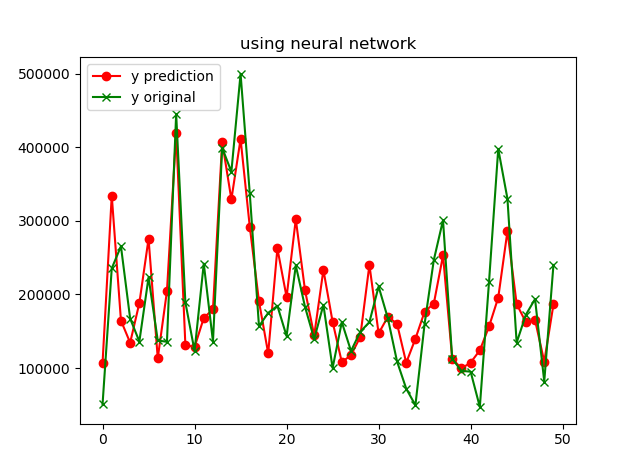

Recreate this plot in Python.
"""
In this file we are using single feature i.e., median income to train the model
First we are using simple regsession to get the three weights and then use those weights to optimize
"""
"""
The results we are getting are 

the r2 score on the test set is 0.663
the r2 score on the train set is 0.492

and the graph is saved as 
"""

import pandas as pd
import matplotlib.pyplot as plt
import numpy as np

df = pd.read_csv("F://PycharmProjects//Zero_to_deep_learning//cal_housing.csv")
df.info()
print(df.head(10))

df = df.loc[:10000, :]

print(df.shape)
X = df[['medianincome']].values

y_true = df[['medianHouseValue']].values

from sklearn.preprocessing import StandardScaler, MinMaxScaler

#ss = StandardScaler()
ss = MinMaxScaler()

X = ss.fit_transform(X)
y_true = ss.fit_transform(y_true)

from sklearn.model_selection import train_test_split
X_train, X_test, y_train, y_test = train_test_split(X, y_true,  test_size= 0.3, shuffle = True)

temp_X = np.array(X_train[:, 0])
temp_y_true = np.array(y_train[:, 0])
polynomial_2 = np.poly1d(np.polyfit(temp_X, temp_y_true, 2))

print(polynomial_2)

"""
C0 = -0.4835  coefficient of X^2
C1 = 1.6  coefficient of x
C2 = 0.06957     constant
"""

from keras.models import Sequential
from keras.optimizers import Adam
from keras.layers import Dense

model = Sequential()
model.add(Dense(3, input_dim = 1, activation = 'relu'))
model.add(Dense(1))

l = []

weight = np.array([[-0.4835, 1.6, 0.06957]])
bias = np.array([1.0, 1.0, 1.0])

l.append(weight)
l.append(bias)

model.layers[0].set_weights(l)

model.compile(Adam(lr = 0.001), loss = 'mean_squared_error')
model.fit(X_train, y_train, verbose = 2, epochs = 40)

X_test = X_test[:50, :]
y_test = y_test[:50, :]

print(model.get_weights())

score = model.evaluate(X_test, y_test, verbose = 2)
print(score)

y_test_pred = model.predict(X_test)
y_train_pred = model.predict(X_train)

y_test_pred = ss.inverse_transform(y_test_pred)
y_test = ss.inverse_transform(y_test)

y_train_pred = ss.inverse_transform(y_train_pred)
y_train = ss.inverse_transform(y_train)

from sklearn.metrics import r2_score

print('the r2 score on the test set is {:.3f}'.format(r2_score(y_test, y_test_pred)))
print('the r2 score on the train set is {:.3f}'.format(r2_score(y_train, y_train_pred)))

plt.plot(y_test_pred, color = 'red', marker = 'o', label = 'y prediction')
plt.plot(y_test, color = 'green', marker = 'x', label = 'y original')
plt.title("using neural network")
plt.legend(loc = 'upper left')
plt.show()
